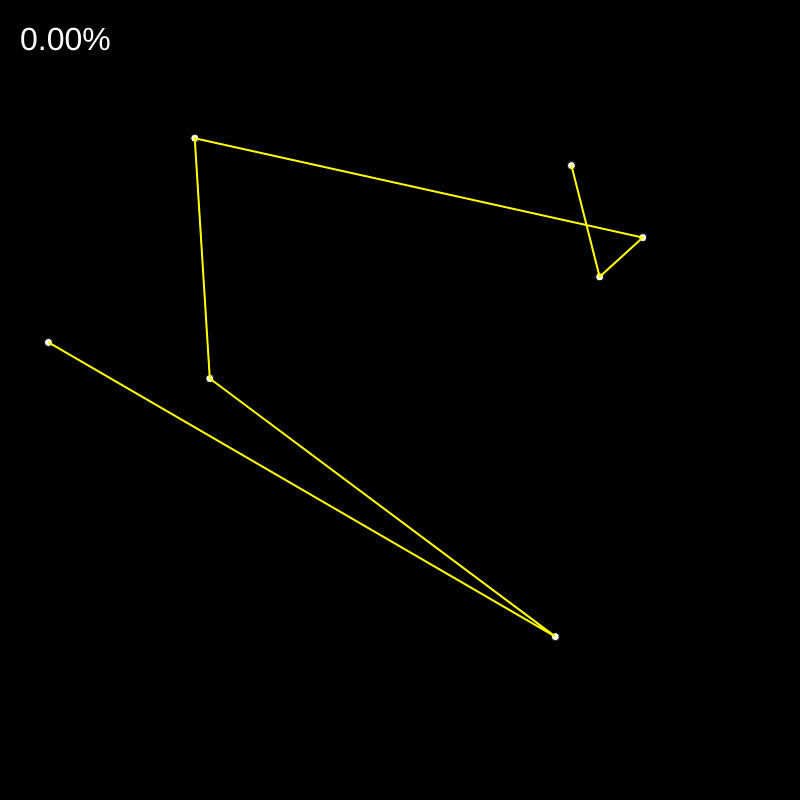
Frame 1 (no input)
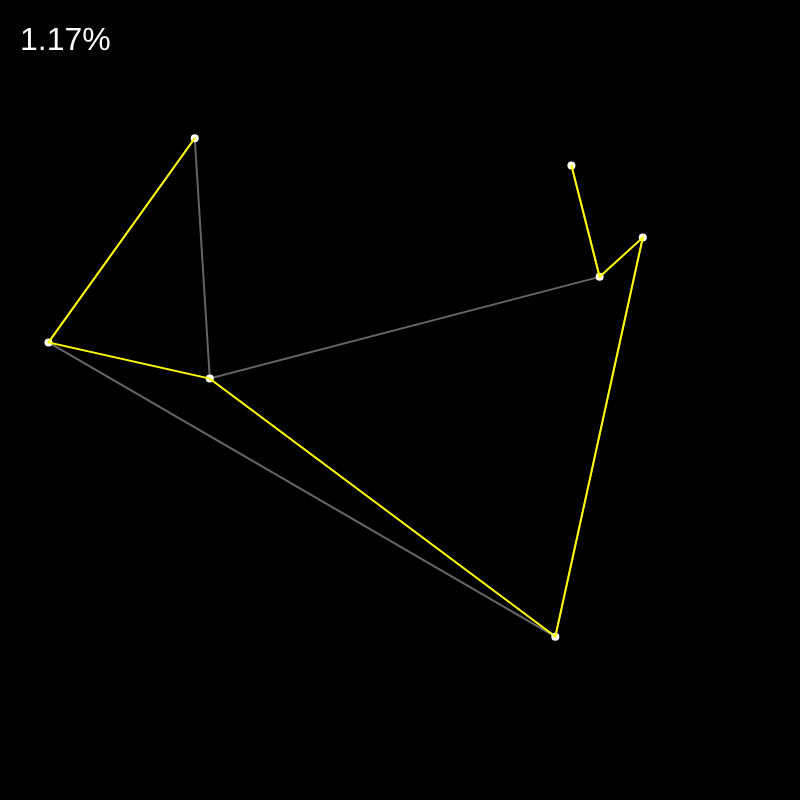
Frame 60 (no input)
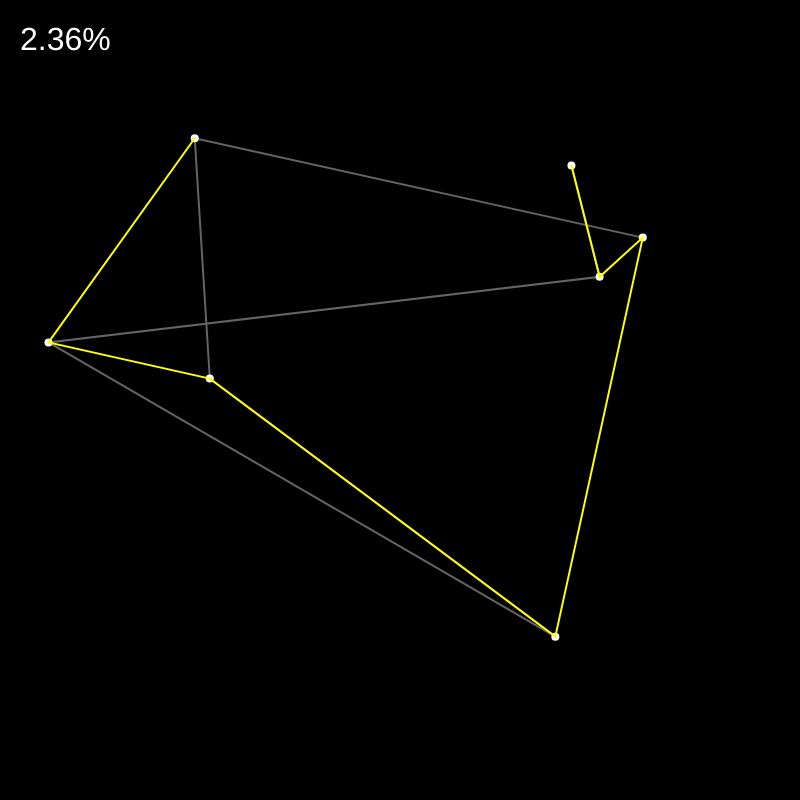
Frame 120 (the mouse pressed at the canvas centre since frame 60)

The p5.js sketch that drew these frames (run headless with seeded random() and noise() and a simulated clock; from frame 60 on, the mouse is pressed at the canvas centre):

// p5.js sketch
// ── sketch.js
let cities = [];
let totalCities = 7;
let recordDistance;
let bestEver;
let orders = [];

let count = 0;

function setup() {
  createCanvas(800, 800);
  for (let i = 0; i < totalCities; i++) {
    let c = createVector(random(width), random(height))
    cities.push(c);
    orders.push(i);
  }

  recordDistance = calcDistance(cities, orders);
  bestEver = orders.slice();
}

function draw(){
  background(0);

  // 画出所有城市
  fill(255);
  cities.forEach(city=>{
    ellipse(city.x, city.y, 8, 8)
  })

  // 按照order画出所有连线路径
  stroke(255,255,255,100);
  noFill();
  beginShape();
  for (let i = 0; i < orders.length; i++) {
    let n = orders[i]
    vertex(cities[n].x, cities[n].y)
  }
  endShape();

  // 画出最短的那个路径
  stroke(255, 255, 0);
  strokeWeight(2);
  noFill();
  beginShape();
  bestEver.forEach(order=>{
    // console.log(bestEver)
    vertex(cities[order].x, cities[order].y)
  })
  endShape();

  // let i = floor(random(cities.length))
  // let j = floor(random(cities.length))
  // cities.swap(i, j)

  let d = calcDistance(cities, orders);
  if(d < recordDistance){
    recordDistance = d;
    bestEver = orders.slice();
    console.log(recordDistance);
  }

  textSize(32);
  // let s = '';
  // for (let i = 0; i < orders.length; i++) {
  //   s += orders[i];
  // }
  fill(255);
  noStroke();
  // text(s, 20, 50);

  let percent = 100 * (count/ factorial(totalCities))
  text(nf(percent, 0, 2)+'%', 20, 50);

  orders = nextOrder(orders);
}

function calcDistance(points, orders) {
  let sum = 0;
  for (let i = 0; i < orders.length - 1; i++) {
    let pointAIndex = orders[i]
    let pointBIndex = orders[i + 1]

    let pointA = points[pointAIndex]
    let pointB = points[pointBIndex]

    let d = dist(pointA.x, pointA.y, pointB.x, pointB.y);
    sum += d;
  }
  return sum;
}




function nextOrder(array) {
  count ++;
  
  let largestI = -1;

  for (let i = 0; i < array.length; i++) {
    if(array[i] < array[i + 1]){
      largestI = i;
    }
  }


  if(largestI == -1){
    noLoop()
    console.log('finished')
  }

  let largestJ = -1
  for(let j = 0; j < array.length; j++){
    if(array[largestI] < array[j]){
      largestJ = j
    }
  }

  array.swap(largestI, largestJ)

  let endArray = array.splice(largestI + 1)
  endArray.reverse()
  array = array.concat(endArray)

  return array;
}

Array.prototype.swap = function(i, j){
  let temp = this[i];
  this[i] = this[j];
  this[j] = temp;
}

function factorial(val){
  if(val == 1){
    return 1
  } else {
    return val * factorial(val - 1)
  }
}
// ── cell.js
function Cell(i, j, w){
  this.i = i;
  this.j = j;
  this.w = w;
  this.x = i * w;
  this.y = j * w;
  this.wall = {
    top: true,
    right: true,
    bottom: true,
    left: true,
  }
  this.visited = false;
}

Cell.prototype.show = function(){
  // fill(color(225, 0, 225, 150))
  // noStroke();
  // if(this.visited) rect(this.x, this.y, this.w, this.w)

  stroke(255);
  strokeWeight(2);
  noFill();
  if(this.wall.top) line(this.x, this.y, this.x + this.w, this.y) //top
  if(this.wall.left) line(this.x, this.y, this.x, this.y + this.w) //left
  if(this.wall.right) line(this.x + this.w, this.y, this.x + this.w, this.y + this.w) //right
  if(this.wall.bottom) line(this.x, this.y + this.w, this.x + this.w, this.y + this.w) //bottom

}

Cell.prototype.checkNeighbors = function(){
  let neighbors = [];
  let top, right, bottom, left;

  if(this.j - 1 >= 0) top = grid[this.i][this.j - 1]
  if(this.i + 1 < cols) right = grid[this.i + 1][this.j]
  if(this.j + 1 < rows) bottom = grid[this.i][this.j + 1]
  if(this.i - 1 >= 0) left = grid[this.i - 1][this.j]

  if(top && !top.visited) neighbors.push(top);
  if(right && !right.visited) neighbors.push(right);
  if(bottom && !bottom.visited) neighbors.push(bottom);
  if(left && !left.visited) neighbors.push(left);

  if(neighbors.length > 0){
    // console.log(neighbors)
    let r = neighbors[floor(random(0, neighbors.length))];
    return r;
  } else {
    return undefined
  }
}

Cell.prototype.hightLight = function(){
  fill(color(0, 255, 0))
  noStroke();
  rect(this.x, this.y, this.w, this.w)
}
